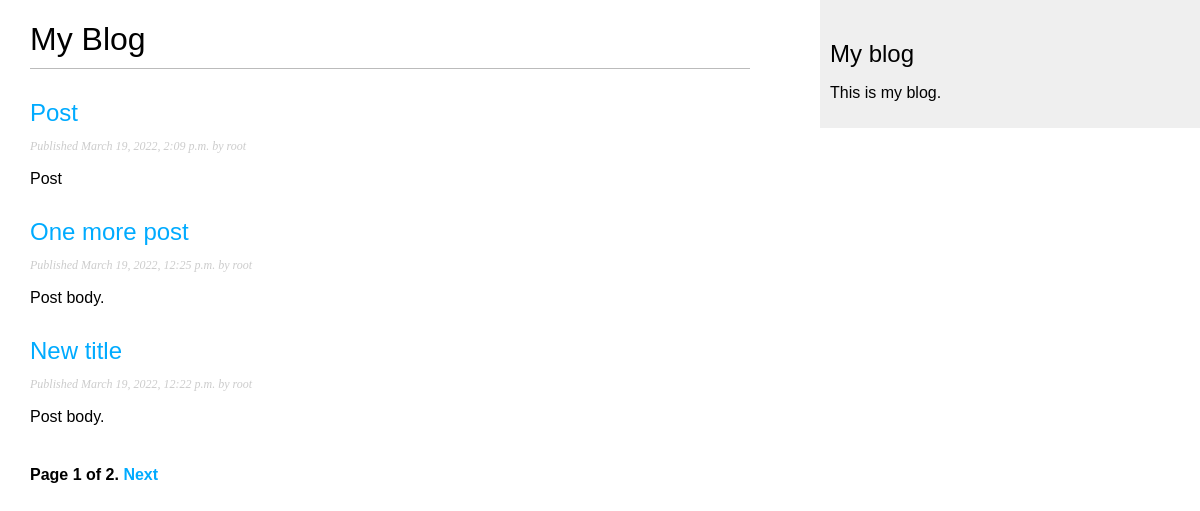
Screenshot of /blog/ with the database file from the repository.
### blog/models.py (models this page shows, shortened)
class Post(models.Model):
    STATUS_CHOICE = (
        ('draft', 'Draft'),
        ('published', 'Published')
    )
    title = models.CharField(max_length=250)
    slug = models.SlugField(max_length=250,
                            unique_for_date='publish')
    author = models.ForeignKey(User,
                               on_delete=models.CASCADE,
                               related_name='blog_posts')
    body = models.TextField()
    publish = models.DateTimeField(default=timezone.now)
    created = models.DateTimeField(auto_now_add=True)
    updated = models.DateTimeField(auto_now=True)
    status = models.CharField(max_length=10,
                              choices=STATUS_CHOICE,
                              default='draft')
    objects = models.Manager() # o gerenciador default
    published = PublishedManager() # o nosso gerenciador personalizado
    class Meta:
        ordering = ('-publish',)
    def get_absolute_url(self):
        return reverse('blog:post_detail', args=[self.publish.year, self.publish.month, self.publish.day, self.slug])

### blog/views.py (the view)
# urls.py: path('', views.PostListView.as_view(), name='post_list'),
class PostListView(ListView):
    queryset = Post.published.all()
    context_object_name = 'posts'
    paginate_by = 3
    template_name = 'blog/post/list.html'

### blog/templates/blog/post/list.html (shortened to what this page needs)
{% extends "blog/base.html" %}
{% block content %}
    <h1>My Blog</h1>
    {% for post in posts %}
        <h2>
            <a href="{{ post.get_absolute_url }}">
                {{ post.title }}
            </a>
        </h2>
        <p class="date">
            Published {{ post.publish }} by {{ post.author }}
        </p>
        {{ post.body|truncatewords:30|linebreaks }}
    {% endfor %}
    {% include "pagination.html" with page=page_obj %}
{% endblock %}

### blog/static/css/blog.css (style rules this page uses)
body { margin: 0; padding: 0; font-family: helvetica, sans-serif; }
a { color: #00abff; text-decoration: none; }
h1 { font-weight: normal; border-bottom: 1px solid #bbb; padding: 0 0 10px 0; }
h2 { font-weight: normal; margin: 30px 0 0; }
p.date { color: #ccc; font-family: georgia, serif; font-size: 12px; font-style: italic; }

### rows the page displays
Post: title "Post", publish "March 19, 2022, 2:09 p.m.", author "root", body "Post"
Post: title "One more post", publish "March 19, 2022, 12:25 p.m.", author "root", body "Post body."
Post: title "New title", publish "March 19, 2022, 12:22 p.m.", author "root", body "Post body."

### other values shown
{{ page.number }} "1"
{{ page.paginator.num_pages }} "2"
